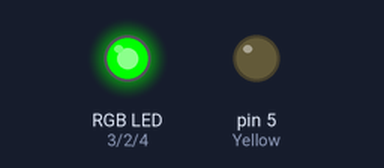
Recording of a sketch running on a simulated Arduino Uno, built with avr-gcc and run on an emulated ATmega328P. On the bench: an RGB LED mixed from three pins (HIGH = lit), output pins drawn as LEDs (lit = HIGH). Random numbers use the default seed unless the sketch sets one.

Above: at 0.1 s.
At 6.55 s:
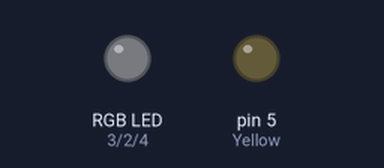
At 12.2 s:
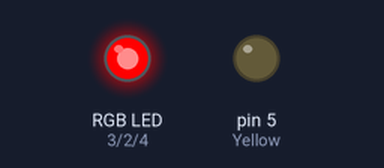
At 21.0 s:
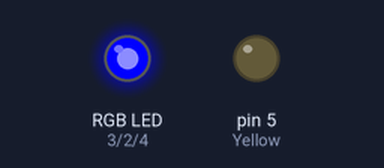
At 39.7 s:
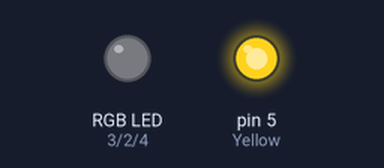
Timing chart, 0 to 40.0 s (numbered marks = the images above):
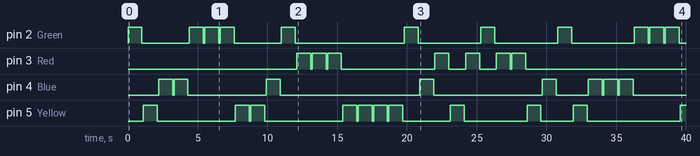

Measured:
- by itself, pin 2 (Green): LOW → HIGH at 0.00 s, → LOW 1.0 s later, → HIGH 3.4 s later, → LOW 1.0 s later, … (22 changes in this stretch)
- by itself, pin 3 (Red): LOW → HIGH at 12.1 s, → LOW 1.0 s later, → HIGH 0.10 s later, → LOW 1.0 s later, … (14 changes in this stretch)
- by itself, pin 4 (Blue): LOW → HIGH at 2.2 s, → LOW 1.0 s later, → HIGH 0.10 s later, → LOW 1.0 s later, … (16 changes in this stretch)
- by itself, pin 5 (Yellow): LOW → HIGH at 1.1 s, → LOW 1.0 s later, → HIGH 5.6 s later, → LOW 1.0 s later, … (21 changes in this stretch)

The sketch:

Simon.ino
```cpp
  const int Green = 2;
  const int Red = 3;
  const int Blue = 4;
  const int Yellow = 5;
  const int GreenButton = 6;
  const int RedButton = 7;
  const int BlueButton = 8;
  const int YellowButton = 9;
  int RGBY [] = {Green, Red, Blue, Yellow};
  int repeat = 1;

  void randomFlash() {
    int RGBYIndex = random(0,4); // Stores values from the Array above
  int RGBYValue = RGBY[RGBYIndex]; // Gives a random value from RGBYIndex

digitalWrite (RGBYValue, HIGH); // Lights the LED connected to the pin of the value given by RGBYValue
delay(1000);
digitalWrite (RGBYValue, LOW);
delay(100);
  }

void setup() {
  // put your setup code here, to run once:
pinMode (Green, OUTPUT);
pinMode (Red, OUTPUT);
pinMode (Blue, OUTPUT);
pinMode (Yellow, OUTPUT);
pinMode (GreenButton, INPUT);
pinMode (RedButton, INPUT);
pinMode (BlueButton, INPUT);
pinMode (YellowButton, INPUT);
  randomSeed(analogRead(A0));
}

void loop() {
  // put your main code here, to run repeatedly:
  int RGBYIndex = random(0,4); // Stores values from the Array above
  int RGBYValue = RGBY[RGBYIndex]; // Gives a random value from RGBYIndex

digitalWrite (RGBYValue, HIGH); // Lights the LED connected to the pin of the value given by RGBYValue
delay(1000);
digitalWrite (RGBYValue, LOW);
delay(100);


}
```
